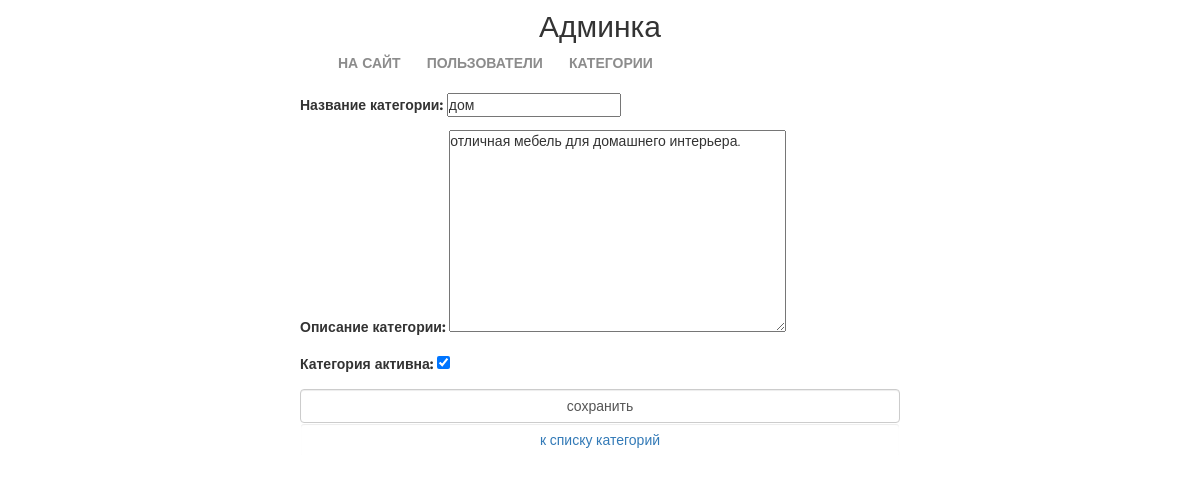
Screenshot of /admin/categories/update/1/ with the database file from the repository.
### mainapp/models.py (models this page shows, shortened)
class ProductCategory(models.Model):
    name = models.CharField(verbose_name='название категории', max_length=64, unique=True)
    description = models.TextField(verbose_name='описание категории', blank=True)
    is_active = models.BooleanField(verbose_name='категория активна', default=True)

### adminapp/views.py (the view)
# urls.py: re_path(r'^categories/update/(?P<pk>\d+)/$', adminapp.ProductCategoryUpdateView.as_view(), name='category_update'),
class ProductCategoryUpdateView(UpdateView):
    model = ProductCategory
    template_name = 'adminapp/category_update.html'
    success_url = reverse_lazy('admin:categories')
    fields = ('__all__')
    def get_context_data(self, **kwargs):
        context = super(ProductCategoryUpdateView, self).get_context_data(**kwargs)
        context['title'] = 'категории/редактирование'
        return context

### mainapp/context_processors.py (called while the page is built)
def basket(request):
    print(f'context processor basket works')
    basket = []
    if request.user.is_authenticated:
        basket = Basket.objects.filter(user=request.user)
    return {
        'basket': basket,
    }

### adminapp/templates/adminapp/category_update.html (shortened to what this page needs)
{% extends 'adminapp/base.html' %}
{% load static %}
{% block content %}
    <div class="new_category_form">
        <form class="form-horizontal" method="post" enctype="multipart/form-data">
            {{ form.as_p }}
            <input class="form-control" type="submit" value="сохранить">
        </form>
        <button class="btn btn-round form-control last">
            <a href="{% url 'admin:categories' %}">
                к списку категорий
            </a>
        </button>
    </div>
{% endblock %}

### static/css/style.css (style rules this page uses)
* { margin: 0; padding: 0; }
body { font-family: 'Montserrat', sans-serif; }
html, body { height: 100%; }
.new_category_form { margin: 0 auto; width: 600px; }

### rows the page displays
ProductCategory: name "дом", description "отличная мебель для домашнего интерьера.", is_active "☑"
